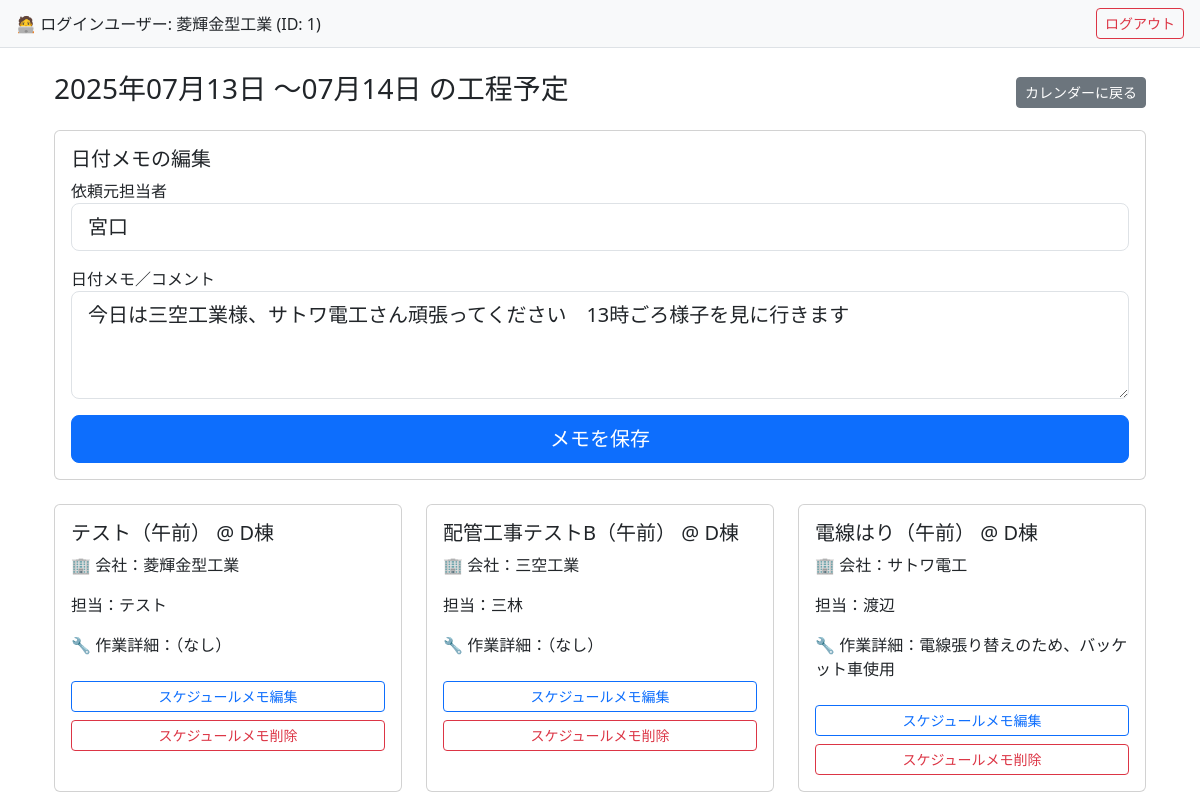
The app's page /schedules/date/2025-07-13 (signed in) with its own data.
### models.py (models this page shows)
class User(db.Model, UserMixin):
    __tablename__ = 'users'
    id = db.Column(db.Integer, primary_key=True)
    company_name = db.Column(db.String(100), nullable=False)
    email = db.Column(db.String(120), unique=True, nullable=False)
    password_hash = db.Column(db.String(128), nullable=False)
    role = db.Column(db.String(20), nullable=False)  # 'admin' or 'company'
    schedules = db.relationship('Schedule', backref='company', lazy=True)

class Schedule(db.Model):
    __tablename__ = 'schedules'
    id = db.Column(db.Integer, primary_key=True)
    site_name = db.Column(db.String(255), nullable=False)  # 開始日
    end_date = db.Column(db.Date, nullable=True)  # 終了日
    date = db.Column(db.Date, nullable=False)
    time_slot = db.Column(db.String(10), nullable=False)  # 午前／午後／夜
    task_name = db.Column(db.String(100), nullable=False)
    person_in_charge = db.Column(db.String(100))  # 担当者
    comment = db.Column(db.Text)
    company_id = db.Column(db.Integer, db.ForeignKey('users.id'), nullable=False)
    created_by = db.Column(db.Integer)  # ログインユーザーのID
    client_person = db.Column(db.String(100))   # 依頼元の担当者
    client_comment = db.Column(db.String(255))  # 依頼元からの伝言や要望など

class DateNote(db.Model):
    __tablename__ = 'date_notes'
    id             = db.Column(db.Integer, primary_key=True)
    date           = db.Column(db.Date, nullable=False, unique=True)
    client_person  = db.Column(db.String(255), nullable=True)
    client_comment = db.Column(db.Text,    nullable=True)
    created_by     = db.Column(db.Integer, db.ForeignKey('users.id'), nullable=False)

### routes.py (the view, shortened to what this page needs)
@bp.route('/schedules/date/<date_str>', methods=['GET','POST'])
@login_required
def schedule_by_date(date_str):
    selected_date = datetime.strptime(date_str, '%Y-%m-%d').date()
    schedules = Schedule.query \
        .filter(Schedule.date <= selected_date) \
        .filter(or_(Schedule.end_date >= selected_date,
                    Schedule.end_date.is_(None))) \
        .all()
    note = DateNote.query.filter_by(date=selected_date).first()
    if schedules:
        max_end_date = max((s.end_date or s.date) for s in schedules)
    else:
        max_end_date = selected_date
    return render_template(
        'schedule/by_date.html',
        schedules      = schedules,
        selected_date  = selected_date,
        date_note      = note,
        max_end_date   = max_end_date,   # ← ここをテンプレートで使います
    )

### app.py (called while the page is built)
@login_manager.user_loader
def load_user(user_id):
    return User.query.get(int(user_id))

### templates/schedule/by_date.html (shortened to what this page needs)
{% extends 'base.html' %}
{% block content %}
<div class="container-fluid mt-4">
  <div class="d-flex justify-content-between align-items-center mb-3">
    {% if max_end_date and max_end_date != selected_date %}
      <h3>
        {{ selected_date.strftime('%Y年%m月%d日') }}
        ～{{ max_end_date.strftime('%m月%d日') }}
        の工程予定
      </h3>
    {% else %}
      <h3>{{ selected_date.strftime('%Y年%m月%d日') }} の工程予定</h3>
    {% endif %}
    <a href="{{ url_for('main.schedule_calendar') }}"
       class="btn btn-secondary btn-sm">カレンダーに戻る</a>
  </div>
  {% if current_user.company_name == '菱輝金型工業' %}
    <form method="POST" class="card mb-4">
      <div class="card-body">
        <h5>日付メモの編集</h5>
        <div class="mb-3">
          <label for="date_client_person">依頼元担当者</label>
          <input
            id="date_client_person"
            type="text"
            name="date_client_person"
            class="form-control form-control-lg"
            value="{{ date_note.client_person if date_note else '' }}"
          >
        </div>
        <div class="mb-3">
          <label for="date_client_comment">日付メモ／コメント</label>
          <textarea
            id="date_client_comment"
            name="date_client_comment"
            class="form-control form-control-lg"
            rows="3"
          >{{ date_note.client_comment if date_note else '' }}</textarea>
        </div>
        <button type="submit" class="btn btn-primary btn-lg w-100">メモを保存</button>
      </div>
    </form>
  {% endif %}
<div class="row">
  {% for s in schedules %}
    <div class="col-12 col-sm-6 col-md-4 mb-3">
      <div class="card h-100">
        <div class="card-body">
          <h5>{{ s.task_name }}（{{ s.time_slot }}） @ {{ s.site_name }}</h5>
          <p>🏢 会社：{{ s.company.company_name }}</p>
          <p>担当：{{ s.person_in_charge }}</p>
          <p>🔧 作業詳細：{{ s.comment or '（なし）' }}</p>
          {% if current_user.company_name == '菱輝金型工業' %}
            <a
              href="{{ url_for('main.edit_client_comment', id=s.id) }}"
              class="btn btn-sm btn-outline-primary mt-2 w-100"
            >スケジュールメモ編集</a>
            <form
              method="POST"
              action="{{ url_for('main.delete_client_comment', id=s.id) }}"
              class="mt-2"
              onsubmit="return confirm('本当に削除しますか？');"
            >
              <button class="btn btn-sm btn-outline-danger w-100">
                スケジュールメモ削除
              </button>
            </form>
          {% else %}
            <div class="mt-3">
              <p>📝 菱輝金型工業様コメント：{{ s.client_comment or '（なし）' }}</p>
              <p>👤 菱輝金型工業ご担当者：{{ s.client_person or '（未記入）' }}</p>
            </div>
          {% endif %}
        </div>
      </div>
    </div>
  {% else %}
    <p class="text-center w-100">予定は登録されていません。</p>
  {% endfor %}
</div>
</div>
{% endblock %}

### templates/base.html (shortened to what this page needs)
<!DOCTYPE html>
<html lang="ja">
<head>
  <link href="https://cdn.jsdelivr.net/npm/bootstrap@5.3.2/dist/css/bootstrap.min.css" rel="stylesheet">
  <link href="https://cdn.jsdelivr.net/npm/fullcalendar@6.1.8/index.global.min.css" rel="stylesheet" />
</head>
<body>
  {% if current_user.is_authenticated %}
  <div class="d-flex justify-content-between align-items-center px-3 py-2 bg-light border-bottom">
    <div>🧑‍💻 ログインユーザー: {{ current_user.company_name }} (ID: {{ current_user.id }})</div>
    <div>
      <a href="{{ url_for('main.logout') }}" class="btn btn-outline-danger btn-sm">ログアウト</a>
    </div>
  </div>
  {% endif %}
  <div class="container mt-3">
    {% block content %}{% endblock %}
  </div>
</body>
</html>

### records on screen
User: company_name "菱輝金型工業", id "1"
Schedule: strftime "07月14日", task_name "配管工事テストB", time_slot "午前", site_name "D棟", company.company_name "三空工業", person_in_charge "三林", comment "（なし）"
DateNote: date_client_person "宮口", date_client_comment "今日は三空工業様、サトワ電工さん頑張ってください 13時ごろ様子を見に行きます"
Schedule: task_name "テスト", time_slot "午前", site_name "D棟", company.company_name "菱輝金型工業", person_in_charge "テスト", comment "（なし）"
Schedule: task_name "電線はり", time_slot "午前", site_name "D棟", company.company_name "サトワ電工", person_in_charge "渡辺", comment "電線張り替えのため、バッケット車使用"

### other values on screen
{{ selected_date.strftime('%Y年%m月%d日') }} "2025年07月13日"
